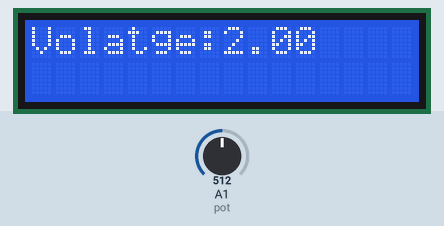
Recording of a sketch running on a simulated Arduino Uno, built with avr-gcc and run on an emulated ATmega328P. Shown: 16×2 character LCD. The test bench sets the inputs (shaded band); at power-on: A1 (pot) = 512.

Above: at 1.2 s.
1.3 s: A1 (pot) set to 716
At 1.9 s:
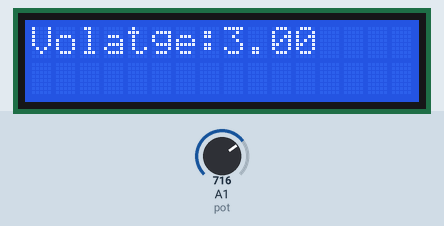
4.3 s: A1 (pot) set to 900
At 5.0 s:
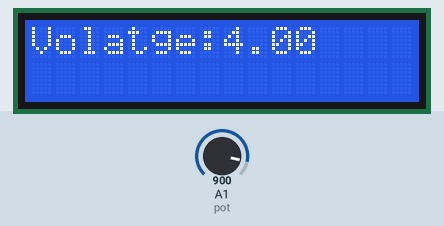
6.1 s: A1 (pot) set to 1023
At 6.5 s:
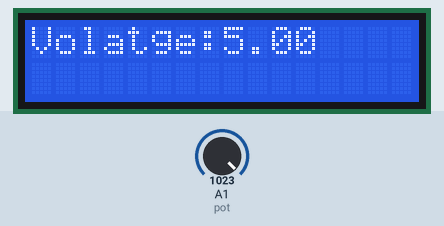
Timing chart, 0 to 9.1 s (numbered marks = the images above; inputs shaded):
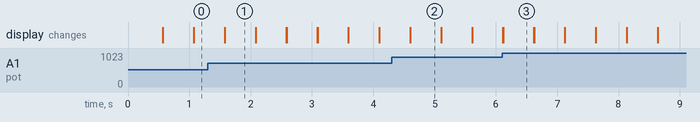

Measured:
- after the input at 1.3 s, the display: first differs from a run without the input after 0.28 s (image 1)
- after the input at 4.3 s, the display: first differs from a run without the input after 0.30 s (image 2)
- after the input at 6.1 s, the display: first differs from a run without the input at once (image 3)
- what the display in image 1 shows lasts 0.5 s, from 1.6 s to 2.1 s

The sketch:

LCD.ino
```cpp
#include <LiquidCrystal.h>
int rs = 2, en = 3, d4 = 4,d5 = 5, d6 = 6 , d7= 7;
LiquidCrystal lcd(rs,en,d4,d5,d6,d7);
int pot = A1;
void setup(){
  lcd.begin(16,2);
  pinMode(16,2);
}

void loop(){

  int adad = analogRead(pot);
  float volt = adad*5/1023;
  lcd.setCursor(0,0);
  lcd.print("Volatge:");
  lcd.print(volt);

  delay(500);
  lcd.clear();

}
```
